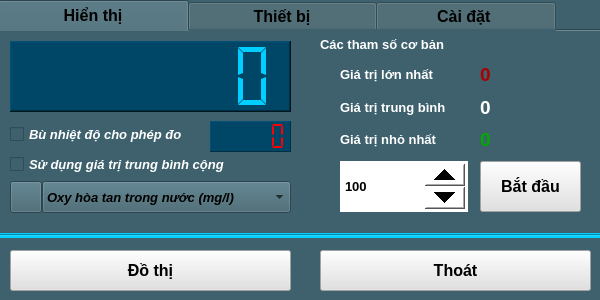
<?xml version="1.0" encoding="UTF-8"?>
<ui version="4.0">
 <class>Sensor_SEN0107</class>
 <widget class="QWidget" name="Sensor_SEN0107">
  <property name="geometry">
   <rect>
    <x>0</x>
    <y>0</y>
    <width>600</width>
    <height>300</height>
   </rect>
  </property>
  <property name="windowTitle">
   <string>Form</string>
  </property>
  <property name="windowIcon">
   <iconset resource="../image.qrc">
    <normaloff>:/image/OSW0107_Icon.jpg</normaloff>:/image/OSW0107_Icon.jpg</iconset>
  </property>
  <property name="styleSheet">
   <string notr="true">background-color: rgb(62, 97, 109);</string>
  </property>
  <widget class="QPushButton" name="pushButton_ChartZoom">
   <property name="geometry">
    <rect>
     <x>10</x>
     <y>250</y>
     <width>281</width>
     <height>41</height>
    </rect>
   </property>
   <property name="font">
    <font>
     <pointsize>12</pointsize>
     <bold>true</bold>
    </font>
   </property>
   <property name="styleSheet">
    <string notr="true">background-color: rgb(225, 225, 225);</string>
   </property>
   <property name="text">
    <string>Đồ thị</string>
   </property>
  </widget>
  <widget class="QTabWidget" name="tabWidget">
   <property name="geometry">
    <rect>
     <x>-2</x>
     <y>0</y>
     <width>607</width>
     <height>238</height>
    </rect>
   </property>
   <property name="font">
    <font>
     <pointsize>12</pointsize>
     <bold>true</bold>
    </font>
   </property>
   <property name="styleSheet">
    <string notr="true">background-color: rgb(62, 97, 109);</string>
   </property>
   <property name="currentIndex">
    <number>0</number>
   </property>
   <property name="elideMode">
    <enum>Qt::ElideNone</enum>
   </property>
   <widget class="QWidget" name="tab_Infor_2">
    <attribute name="title">
     <string>            Hiển thị            </string>
    </attribute>
    <widget class="QWidget" name="verticalLayoutWidget_6">
     <property name="geometry">
      <rect>
       <x>340</x>
       <y>30</y>
       <width>128</width>
       <height>92</height>
      </rect>
     </property>
     <layout class="QVBoxLayout" name="verticalLayout_6">
      <item>
       <widget class="QLabel" name="label_8">
        <property name="font">
         <font>
          <pointsize>10</pointsize>
          <bold>true</bold>
         </font>
        </property>
        <property name="styleSheet">
         <string notr="true">color: rgb(255, 255, 255);</string>
        </property>
        <property name="text">
         <string>Giá trị lớn nhất</string>
        </property>
       </widget>
      </item>
      <item>
       <widget class="QLabel" name="label_9">
        <property name="font">
         <font>
          <pointsize>10</pointsize>
          <bold>true</bold>
         </font>
        </property>
        <property name="styleSheet">
         <string notr="true">color: rgb(255, 255, 255);</string>
        </property>
        <property name="text">
         <string>Giá trị trung bình</string>
        </property>
       </widget>
      </item>
      <item>
       <widget class="QLabel" name="label_10">
        <property name="font">
         <font>
          <pointsize>10</pointsize>
          <bold>true</bold>
         </font>
        </property>
        <property name="styleSheet">
         <string notr="true">color: rgb(255, 255, 255);</string>
        </property>
        <property name="text">
         <string>Giá trị nhỏ nhất</string>
        </property>
       </widget>
      </item>
     </layout>
    </widget>
    <widget class="QWidget" name="verticalLayoutWidget_7">
     <property name="geometry">
      <rect>
       <x>480</x>
       <y>30</y>
       <width>101</width>
       <height>92</height>
      </rect>
     </property>
     <layout class="QVBoxLayout" name="verticalLayout_7">
      <item>
       <widget class="QLabel" name="label_ValueMax">
        <property name="font">
         <font>
          <pointsize>14</pointsize>
          <bold>true</bold>
         </font>
        </property>
        <property name="styleSheet">
         <string notr="true">color: rgb(170, 0, 0);</string>
        </property>
        <property name="text">
         <string>0</string>
        </property>
       </widget>
      </item>
      <item>
       <widget class="QLabel" name="label_ValueAvg">
        <property name="font">
         <font>
          <pointsize>14</pointsize>
          <bold>true</bold>
         </font>
        </property>
        <property name="styleSheet">
         <string notr="true">color: rgb(255, 255, 255);</string>
        </property>
        <property name="text">
         <string>0</string>
        </property>
       </widget>
      </item>
      <item>
       <widget class="QLabel" name="label_ValueMin">
        <property name="font">
         <font>
          <pointsize>14</pointsize>
          <bold>true</bold>
         </font>
        </property>
        <property name="styleSheet">
         <string notr="true">color: rgb(0, 170, 0);</string>
        </property>
        <property name="text">
         <string>0</string>
        </property>
       </widget>
      </item>
     </layout>
    </widget>
    <widget class="QLCDNumber" name="lcdNumber_Value">
     <property name="geometry">
      <rect>
       <x>10</x>
       <y>10</y>
       <width>281</width>
       <height>71</height>
      </rect>
     </property>
     <property name="styleSheet">
      <string notr="true">background-color: rgb(0, 70, 102);
color:rgb(1, 207, 255)</string>
     </property>
     <property name="frameShape">
      <enum>QFrame::WinPanel</enum>
     </property>
     <property name="lineWidth">
      <number>1</number>
     </property>
     <property name="smallDecimalPoint">
      <bool>false</bool>
     </property>
     <property name="digitCount">
      <number>7</number>
     </property>
     <property name="segmentStyle">
      <enum>QLCDNumber::Flat</enum>
     </property>
     <property name="value" stdset="0">
      <double>0.000000000000000</double>
     </property>
     <property name="intValue" stdset="0">
      <number>0</number>
     </property>
    </widget>
    <widget class="QSpinBox" name="spinBox_setSample">
     <property name="geometry">
      <rect>
       <x>340</x>
       <y>130</y>
       <width>128</width>
       <height>51</height>
      </rect>
     </property>
     <property name="font">
      <font>
       <pointsize>10</pointsize>
       <bold>true</bold>
      </font>
     </property>
     <property name="styleSheet">
      <string notr="true">QSpinBox
{
background-color: rgb(255, 255, 255);
color: rgb(0, 0, 0);
}
QSpinBox::up-button
{
    min-width:40px;
    min-height: 20px;
}
QSpinBox::down-button
{
    min-width: 40px;
    min-height: 20px;
}
</string>
     </property>
     <property name="minimum">
      <number>1</number>
     </property>
     <property name="maximum">
      <number>9999999</number>
     </property>
     <property name="value">
      <number>100</number>
     </property>
    </widget>
    <widget class="QPushButton" name="pushButton_getSamples">
     <property name="geometry">
      <rect>
       <x>480</x>
       <y>130</y>
       <width>101</width>
       <height>51</height>
      </rect>
     </property>
     <property name="font">
      <font>
       <pointsize>12</pointsize>
       <bold>true</bold>
      </font>
     </property>
     <property name="styleSheet">
      <string notr="true">background-color: rgb(225, 225, 225);</string>
     </property>
     <property name="text">
      <string>Bắt đầu</string>
     </property>
    </widget>
    <widget class="QLabel" name="label_sampleInfo">
     <property name="geometry">
      <rect>
       <x>320</x>
       <y>0</y>
       <width>261</width>
       <height>26</height>
      </rect>
     </property>
     <property name="font">
      <font>
       <pointsize>10</pointsize>
       <bold>true</bold>
      </font>
     </property>
     <property name="styleSheet">
      <string notr="true">color: rgb(255, 255, 255);</string>
     </property>
     <property name="text">
      <string>Các tham số cơ bản</string>
     </property>
    </widget>
    <widget class="QCheckBox" name="checkBox_setMathAvg">
     <property name="geometry">
      <rect>
       <x>10</x>
       <y>120</y>
       <width>281</width>
       <height>27</height>
      </rect>
     </property>
     <property name="font">
      <font>
       <pointsize>10</pointsize>
       <italic>true</italic>
       <bold>true</bold>
      </font>
     </property>
     <property name="styleSheet">
      <string notr="true">color: rgb(255, 255, 255);</string>
     </property>
     <property name="text">
      <string>Sử dụng giá trị trung bình cộng</string>
     </property>
    </widget>
    <widget class="QFrame" name="frame">
     <property name="geometry">
      <rect>
       <x>2</x>
       <y>150</y>
       <width>291</width>
       <height>41</height>
      </rect>
     </property>
     <property name="frameShape">
      <enum>QFrame::NoFrame</enum>
     </property>
     <property name="frameShadow">
      <enum>QFrame::Raised</enum>
     </property>
     <widget class="QComboBox" name="comboBox_Unit">
      <property name="geometry">
       <rect>
        <x>40</x>
        <y>0</y>
        <width>249</width>
        <height>32</height>
       </rect>
      </property>
      <property name="font">
       <font>
        <pointsize>10</pointsize>
        <italic>true</italic>
        <bold>true</bold>
       </font>
      </property>
      <property name="styleSheet">
       <string notr="true"/>
      </property>
      <item>
       <property name="text">
        <string>Oxy hòa tan trong nước (mg/l)</string>
       </property>
      </item>
     </widget>
     <widget class="QPushButton" name="pushButton">
      <property name="geometry">
       <rect>
        <x>8</x>
        <y>0</y>
        <width>32</width>
        <height>32</height>
       </rect>
      </property>
      <property name="styleSheet">
       <string notr="true"/>
      </property>
      <property name="text">
       <string/>
      </property>
      <property name="icon">
       <iconset resource="../image.qrc">
        <normaloff>:/image/OSW0107_Icon.jpg</normaloff>:/image/OSW0107_Icon.jpg</iconset>
      </property>
      <property name="iconSize">
       <size>
        <width>32</width>
        <height>32</height>
       </size>
      </property>
     </widget>
    </widget>
    <widget class="QCheckBox" name="checkBox_setTemperature">
     <property name="geometry">
      <rect>
       <x>10</x>
       <y>90</y>
       <width>201</width>
       <height>27</height>
      </rect>
     </property>
     <property name="font">
      <font>
       <pointsize>10</pointsize>
       <italic>true</italic>
       <bold>true</bold>
      </font>
     </property>
     <property name="styleSheet">
      <string notr="true">color: rgb(255, 255, 255);
background-color: rgb(62, 97, 109);</string>
     </property>
     <property name="text">
      <string>Bù nhiệt độ cho phép đo</string>
     </property>
     <property name="checked">
      <bool>false</bool>
     </property>
    </widget>
    <widget class="QLCDNumber" name="lcdNumber_Temp">
     <property name="geometry">
      <rect>
       <x>210</x>
       <y>90</y>
       <width>81</width>
       <height>31</height>
      </rect>
     </property>
     <property name="styleSheet">
      <string notr="true">color: rgb(255, 0, 0);
background-color: rgb(0, 70, 102);</string>
     </property>
     <property name="frameShape">
      <enum>QFrame::Panel</enum>
     </property>
     <property name="lineWidth">
      <number>1</number>
     </property>
     <property name="smallDecimalPoint">
      <bool>false</bool>
     </property>
     <property name="digitCount">
      <number>5</number>
     </property>
     <property name="segmentStyle">
      <enum>QLCDNumber::Flat</enum>
     </property>
     <property name="value" stdset="0">
      <double>0.000000000000000</double>
     </property>
     <property name="intValue" stdset="0">
      <number>0</number>
     </property>
    </widget>
   </widget>
   <widget class="QWidget" name="tab_4">
    <attribute name="title">
     <string>            Thiết bị            </string>
    </attribute>
    <widget class="QWidget" name="verticalLayoutWidget_8">
     <property name="geometry">
      <rect>
       <x>150</x>
       <y>10</y>
       <width>291</width>
       <height>101</height>
      </rect>
     </property>
     <layout class="QVBoxLayout" name="verticalLayout_8">
      <item>
       <widget class="QLabel" name="label_Name">
        <property name="font">
         <font>
          <pointsize>10</pointsize>
         </font>
        </property>
        <property name="styleSheet">
         <string notr="true">color: rgb(255, 255, 255);</string>
        </property>
        <property name="text">
         <string/>
        </property>
       </widget>
      </item>
      <item>
       <widget class="QLabel" name="label_Address">
        <property name="font">
         <font>
          <pointsize>10</pointsize>
         </font>
        </property>
        <property name="styleSheet">
         <string notr="true">color: rgb(255, 255, 255);</string>
        </property>
        <property name="text">
         <string/>
        </property>
       </widget>
      </item>
      <item>
       <widget class="QLabel" name="label_SerialNumber">
        <property name="font">
         <font>
          <pointsize>10</pointsize>
         </font>
        </property>
        <property name="styleSheet">
         <string notr="true">color: rgb(255, 255, 255);</string>
        </property>
        <property name="text">
         <string/>
        </property>
       </widget>
      </item>
     </layout>
    </widget>
    <widget class="QWidget" name="verticalLayoutWidget_9">
     <property name="geometry">
      <rect>
       <x>10</x>
       <y>10</y>
       <width>111</width>
       <height>131</height>
      </rect>
     </property>
     <layout class="QVBoxLayout" name="verticalLayout_9">
      <item>
       <widget class="QLabel" name="label_13">
        <property name="font">
         <font>
          <pointsize>10</pointsize>
          <bold>true</bold>
         </font>
        </property>
        <property name="styleSheet">
         <string notr="true">color: rgb(255, 255, 255);</string>
        </property>
        <property name="text">
         <string>Tên thiết bị:</string>
        </property>
       </widget>
      </item>
      <item>
       <widget class="QLabel" name="label_14">
        <property name="font">
         <font>
          <pointsize>10</pointsize>
          <bold>true</bold>
         </font>
        </property>
        <property name="styleSheet">
         <string notr="true">color: rgb(255, 255, 255);</string>
        </property>
        <property name="text">
         <string>Địa chỉ:</string>
        </property>
       </widget>
      </item>
      <item>
       <widget class="QLabel" name="label_18">
        <property name="font">
         <font>
          <pointsize>10</pointsize>
          <bold>true</bold>
         </font>
        </property>
        <property name="styleSheet">
         <string notr="true">color: rgb(255, 255, 255);</string>
        </property>
        <property name="text">
         <string>Mã sê-ri:</string>
        </property>
       </widget>
      </item>
      <item>
       <widget class="QLabel" name="label_19">
        <property name="font">
         <font>
          <pointsize>10</pointsize>
          <bold>true</bold>
         </font>
        </property>
        <property name="styleSheet">
         <string notr="true">color: rgb(255, 255, 255);</string>
        </property>
        <property name="text">
         <string>Mô tả:</string>
        </property>
       </widget>
      </item>
     </layout>
    </widget>
    <widget class="QWidget" name="verticalLayoutWidget_10">
     <property name="geometry">
      <rect>
       <x>150</x>
       <y>110</y>
       <width>291</width>
       <height>61</height>
      </rect>
     </property>
     <layout class="QVBoxLayout" name="verticalLayout_10">
      <item>
       <widget class="QLabel" name="label_Description">
        <property name="font">
         <font>
          <pointsize>10</pointsize>
         </font>
        </property>
        <property name="styleSheet">
         <string notr="true">color: rgb(255, 255, 255);</string>
        </property>
        <property name="text">
         <string/>
        </property>
        <property name="alignment">
         <set>Qt::AlignLeading|Qt::AlignLeft|Qt::AlignTop</set>
        </property>
       </widget>
      </item>
     </layout>
    </widget>
   </widget>
   <widget class="QWidget" name="tab_6">
    <attribute name="title">
     <string>           Cài đặt            </string>
    </attribute>
    <widget class="QLabel" name="label_23">
     <property name="geometry">
      <rect>
       <x>277</x>
       <y>30</y>
       <width>41</width>
       <height>22</height>
      </rect>
     </property>
     <property name="font">
      <font>
       <pointsize>10</pointsize>
       <bold>true</bold>
      </font>
     </property>
     <property name="styleSheet">
      <string notr="true">color: rgb(255, 255, 255);</string>
     </property>
     <property name="text">
      <string>(ms)</string>
     </property>
    </widget>
    <widget class="QLabel" name="label_24">
     <property name="geometry">
      <rect>
       <x>20</x>
       <y>30</y>
       <width>141</width>
       <height>22</height>
      </rect>
     </property>
     <property name="font">
      <font>
       <pointsize>10</pointsize>
       <bold>true</bold>
      </font>
     </property>
     <property name="styleSheet">
      <string notr="true">color: rgb(255, 255, 255);</string>
     </property>
     <property name="text">
      <string>Thời gian lấy mẫu :</string>
     </property>
    </widget>
    <widget class="QPushButton" name="pushButton_SetSampleTime">
     <property name="geometry">
      <rect>
       <x>360</x>
       <y>10</y>
       <width>201</width>
       <height>61</height>
      </rect>
     </property>
     <property name="font">
      <font>
       <pointsize>12</pointsize>
       <bold>true</bold>
      </font>
     </property>
     <property name="styleSheet">
      <string notr="true">background-color: rgb(225, 225, 225);</string>
     </property>
     <property name="text">
      <string>Cài đặt</string>
     </property>
    </widget>
    <widget class="QSpinBox" name="spinBox_SampleTime">
     <property name="geometry">
      <rect>
       <x>160</x>
       <y>10</y>
       <width>111</width>
       <height>61</height>
      </rect>
     </property>
     <property name="font">
      <font>
       <pointsize>10</pointsize>
       <bold>true</bold>
      </font>
     </property>
     <property name="styleSheet">
      <string notr="true">QSpinBox
{
background-color: rgb(255, 255, 255);
color: rgb(0, 0, 0);
}
QSpinBox::up-button
{
    min-width:40px;
    min-height: 20px;
}
QSpinBox::down-button
{
    min-width: 40px;
    min-height: 20px;
}
</string>
     </property>
     <property name="minimum">
      <number>10</number>
     </property>
     <property name="maximum">
      <number>9999999</number>
     </property>
     <property name="value">
      <number>100</number>
     </property>
    </widget>
    <widget class="QPushButton" name="pushButton_Calib">
     <property name="geometry">
      <rect>
       <x>360</x>
       <y>130</y>
       <width>201</width>
       <height>51</height>
      </rect>
     </property>
     <property name="font">
      <font>
       <pointsize>12</pointsize>
       <bold>true</bold>
      </font>
     </property>
     <property name="styleSheet">
      <string notr="true">background-color: rgb(225, 225, 225);</string>
     </property>
     <property name="text">
      <string>Hiệu chuẩn</string>
     </property>
    </widget>
    <widget class="QLabel" name="label_25">
     <property name="geometry">
      <rect>
       <x>320</x>
       <y>90</y>
       <width>151</width>
       <height>22</height>
      </rect>
     </property>
     <property name="font">
      <font>
       <pointsize>10</pointsize>
       <bold>true</bold>
      </font>
     </property>
     <property name="styleSheet">
      <string notr="true">color: rgb(255, 255, 255);</string>
     </property>
     <property name="text">
      <string>Hiệu chuẩn thiết bị </string>
     </property>
    </widget>
    <widget class="Line" name="line_3">
     <property name="geometry">
      <rect>
       <x>460</x>
       <y>100</y>
       <width>121</width>
       <height>16</height>
      </rect>
     </property>
     <property name="orientation">
      <enum>Qt::Horizontal</enum>
     </property>
    </widget>
    <widget class="Line" name="line_2">
     <property name="geometry">
      <rect>
       <x>210</x>
       <y>100</y>
       <width>101</width>
       <height>16</height>
      </rect>
     </property>
     <property name="orientation">
      <enum>Qt::Horizontal</enum>
     </property>
    </widget>
    <widget class="QLabel" name="label_26">
     <property name="geometry">
      <rect>
       <x>20</x>
       <y>90</y>
       <width>181</width>
       <height>22</height>
      </rect>
     </property>
     <property name="font">
      <font>
       <pointsize>10</pointsize>
       <bold>true</bold>
      </font>
     </property>
     <property name="styleSheet">
      <string notr="true">color: rgb(255, 255, 255);</string>
     </property>
     <property name="text">
      <string>Thiết lập điểm tham chiếu</string>
     </property>
    </widget>
    <widget class="QLabel" name="label_calibInfo">
     <property name="geometry">
      <rect>
       <x>330</x>
       <y>110</y>
       <width>241</width>
       <height>22</height>
      </rect>
     </property>
     <property name="font">
      <font>
       <pointsize>10</pointsize>
       <italic>true</italic>
       <bold>true</bold>
      </font>
     </property>
     <property name="styleSheet">
      <string notr="true">color: rgb(255, 255, 127);</string>
     </property>
     <property name="text">
      <string>(chưa hiệu chuẩn)</string>
     </property>
    </widget>
    <widget class="QPushButton" name="pushButton_SetZero">
     <property name="geometry">
      <rect>
       <x>70</x>
       <y>130</y>
       <width>201</width>
       <height>51</height>
      </rect>
     </property>
     <property name="font">
      <font>
       <pointsize>12</pointsize>
       <bold>true</bold>
      </font>
     </property>
     <property name="text">
      <string>Thiết lập điểm 0 (Zero)</string>
     </property>
    </widget>
   </widget>
  </widget>
  <widget class="QPushButton" name="pushButton_Exit">
   <property name="geometry">
    <rect>
     <x>320</x>
     <y>250</y>
     <width>271</width>
     <height>41</height>
    </rect>
   </property>
   <property name="font">
    <font>
     <pointsize>12</pointsize>
     <bold>true</bold>
    </font>
   </property>
   <property name="styleSheet">
    <string notr="true">background-color: rgb(225, 225, 225);</string>
   </property>
   <property name="text">
    <string>Thoát</string>
   </property>
  </widget>
  <widget class="Line" name="line">
   <property name="geometry">
    <rect>
     <x>-2</x>
     <y>233</y>
     <width>605</width>
     <height>5</height>
    </rect>
   </property>
   <property name="styleSheet">
    <string notr="true">background-color: rgb(1, 207, 255);</string>
   </property>
   <property name="frameShadow">
    <enum>QFrame::Sunken</enum>
   </property>
   <property name="orientation">
    <enum>Qt::Horizontal</enum>
   </property>
  </widget>
 </widget>
 <resources>
  <include location="../image.qrc"/>
 </resources>
 <connections/>
</ui>
